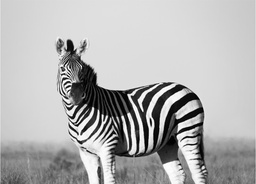
#> input picture filtragem_passa_baixo/image.jpg, 256 x 184 px, shrunk from 955 x 685 before the run
$ python main.py
#> lines starting #> are read from the running program, lines starting #| are printed output that depends on the picture
### filtragem_passa_baixo/filtragem.py
class Filtragem:
  def __init__(self, imagem, mascara):
    self.imagem = imagem
    self.mascara = mascara
    self.distancia = int(len(self.mascara) / 2)
    self.dimensoes = self.imagem.shape

  def convolucao(self, posicao):
    soma = 0
    mascaraLinha = 0
    mascaraColuna = 0

    for i in range(-self.distancia, self.distancia+1):
      for j in range(-self.distancia, self.distancia+1):
        x = posicao[0] + i
        y = posicao[1] + j

        if 0 <= x < self.dimensoes[0] and 0 <= y < self.dimensoes[1]:
          soma += self.mascara[mascaraLinha][mascaraColuna] * int(self.imagem[x, y])

        else:
          if x < 0 or x >= self.dimensoes[0]:
            i = i * -1

          if y < 0 or y >= self.dimensoes[1]:
            j = j * -1

          x = posicao[0] + i
          y = posicao[1] + j

          soma += self.mascara[mascaraLinha][mascaraColuna] * int(self.imagem[x, y])

        mascaraColuna += 1

      mascaraColuna = 0
      mascaraLinha += 1

    novaCor = int(soma / (len(self.mascara) ** 2))

    return novaCor

### filtragem_passa_baixo/main.py
import cv2
import numpy as np
from filtragem import Filtragem

imagem = cv2.imread("image.jpg", cv2.IMREAD_GRAYSCALE)
#> imagem is the input picture: shape (184, 256); min 0, max 255, mean 177.5
novaImagem = cv2.imread("image.jpg", cv2.IMREAD_GRAYSCALE)
dimensoesImagem = imagem.shape
#> dimensoesImagem = (184, 256)
mascara = [
  [1, 1, 1, 1, 1, 1, 1],
  [1, 1, 1, 1, 1, 1, 1],
  [1, 1, 1, 1, 1, 1, 1],
  [1, 1, 1, 1, 1, 1, 1],
  [1, 1, 1, 1, 1, 1, 1],
  [1, 1, 1, 1, 1, 1, 1],
  [1, 1, 1, 1, 1, 1, 1],
]

# Filtragem Manual
filtragem = Filtragem(imagem, mascara)

for i in range(dimensoesImagem[0]):
  for j in range(dimensoesImagem[1]):
    novaImagem[i, j] = filtragem.convolucao([i, j])
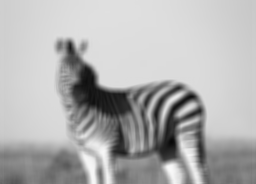
#> novaImagem: shape (184, 256); min 7, max 249, mean 176.9

cv2.imwrite('imagem_filtrada_manual.png', novaImagem)

# Filtragem OpenCV
kernel = np.ones((7, 7), np.float32) / 49
imagemOpenCV = cv2.filter2D(imagem, -1, kernel)
cv2.imwrite('imagem_filtrada_opencv.png', imagemOpenCV)
